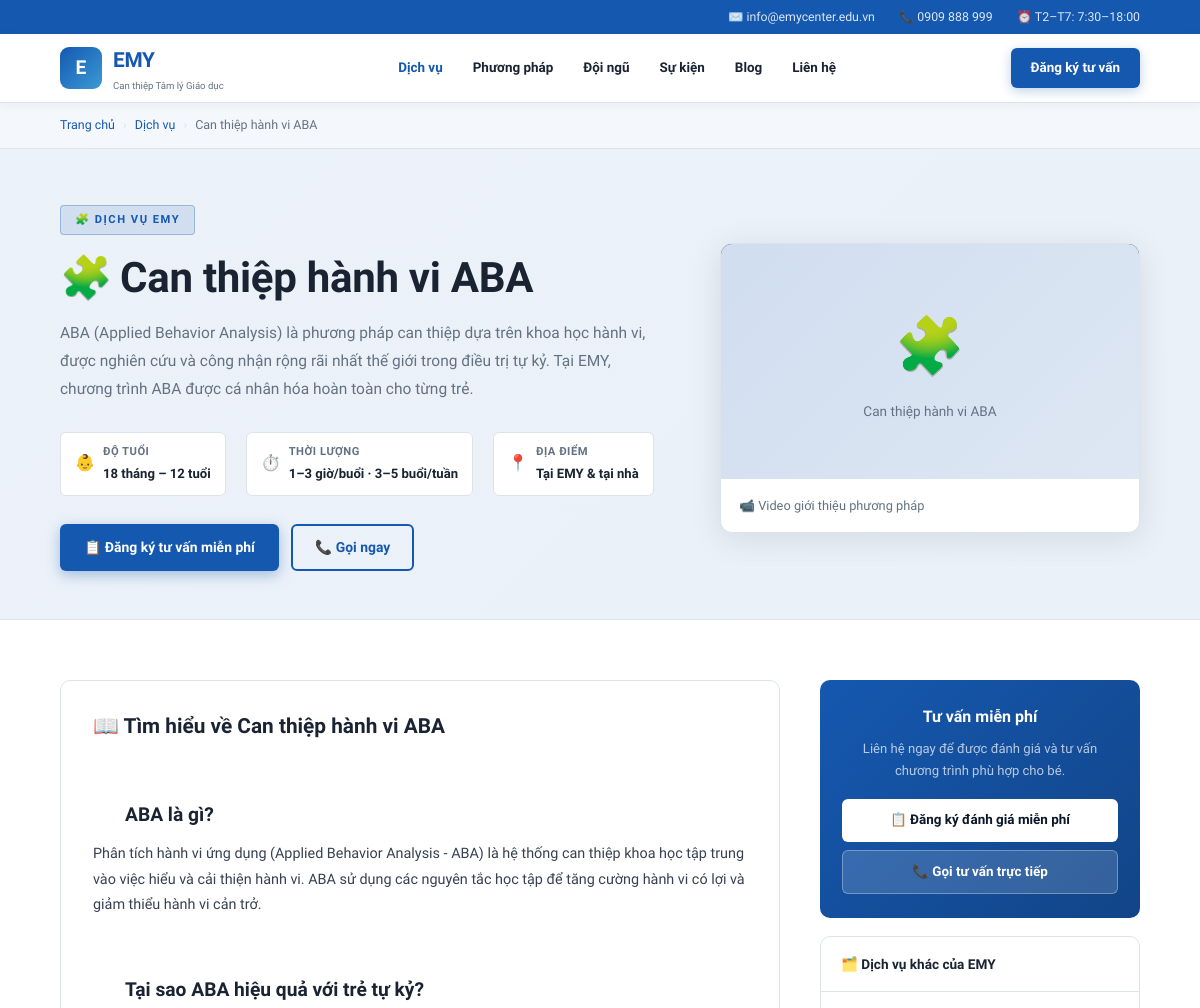
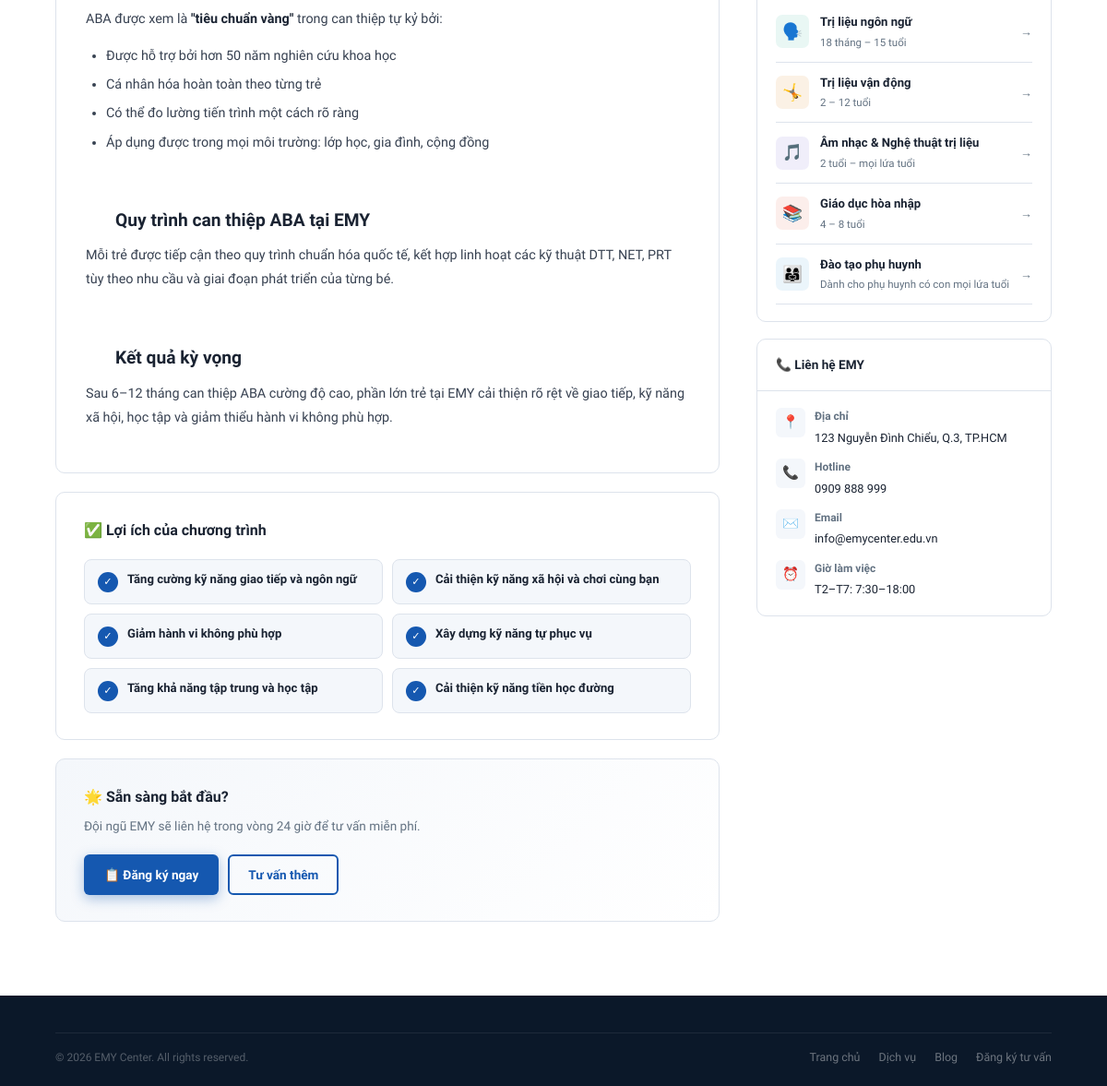
The app's page /dich-vu/can-thiep-aba with its own data (2 pictures, top to bottom).
### models.py (models this page shows)
class Service(db.Model):
    __tablename__ = 'services'
    id          = db.Column(db.Integer, primary_key=True)
    slug        = db.Column(db.String(100), unique=True, nullable=False)
    name        = db.Column(db.String(200), nullable=False)
    icon        = db.Column(db.String(20), default='🧩')
    color       = db.Column(db.String(30), default='#1558B0')
    short_desc  = db.Column(db.String(400))
    intro       = db.Column(db.Text)
    content     = db.Column(db.Text)
    benefits    = db.Column(db.Text)   # JSON list
    target_age  = db.Column(db.String(100))
    duration    = db.Column(db.String(150))
    thumbnail   = db.Column(db.String(300))
    video_url   = db.Column(db.String(300))
    gallery     = db.Column(db.Text)   # JSON list
    order       = db.Column(db.Integer, default=0)
    is_active   = db.Column(db.Boolean, default=True)
    created_at  = db.Column(db.DateTime, default=datetime.utcnow)
    updated_at  = db.Column(db.DateTime, default=datetime.utcnow)

### routes.py (the view)
@public_bp.route('/dich-vu/<slug>')
def service_detail(slug):
    service = Service.query.filter_by(slug=slug, is_active=True).first_or_404()
    related_posts = Post.query.filter_by(is_published=True, category='tips')\
                              .order_by(Post.created_at.desc()).limit(3).all()
    other_services = Service.query.filter(
        Service.is_active==True, Service.id!=service.id
    ).order_by(Service.order).limit(5).all()
    benefits = []
    if service.benefits:
        try: benefits = json.loads(service.benefits)
        except: pass
    yt_id = get_yt_id(service.video_url) if service.video_url else None
    return render_template('service_detail.html',
        service=service, benefits=benefits,
        related_posts=related_posts, other_services=other_services,
        yt_id=yt_id, get_media_type=get_media_type)

### templates/service_detail.html (shortened to what this page needs)
<!DOCTYPE html>
<html lang="vi">
<head>
</head>
<body>
<div class="topbar">
  <div class="container">
    <div class="topbar-inner">
      <span>✉️ <a href="mailto:info@emycenter.edu.vn">info@emycenter.edu.vn</a></span>
      <span>📞 <a href="tel:0909888999">0909 888 999</a></span>
      <span>⏰ T2–T7: 7:30–18:00</span>
    </div>
  </div>
</div>
<nav>
  <div class="container">
    <div class="nav-in">
      <a href="{{ url_for('public.index') }}" class="logo">
        <div class="lbox">E</div>
        <div><div class="lname">EMY</div><div class="lsub">Can thiệp Tâm lý Giáo dục</div></div>
      </a>
      <div class="nav-links">
        <a href="{{ url_for('public.index') }}#services" class="on">Dịch vụ</a>
        <a href="{{ url_for('public.index') }}#approach">Phương pháp</a>
        <a href="{{ url_for('public.index') }}#team">Đội ngũ</a>
        <a href="{{ url_for('public.events') }}">Sự kiện</a>
        <a href="{{ url_for('public.blog') }}">Blog</a>
        <a href="{{ url_for('public.index') }}#contact">Liên hệ</a>
      </div>
      <a href="{{ url_for('public.register_test') }}" class="nav-cta">Đăng ký tư vấn</a>
    </div>
  </div>
</nav>
<div class="breadcrumb">
  <div class="container">
    <div class="bc-inner">
      <a href="{{ url_for('public.index') }}">Trang chủ</a>
      <span class="bc-sep">›</span>
      <a href="{{ url_for('public.index') }}#services">Dịch vụ</a>
      <span class="bc-sep">›</span>
      <span>{{ service.name }}</span>
    </div>
  </div>
</div>
<section class="svc-hero">
  <div class="container">
    <div class="svc-hero-grid">
      <div>
        <div class="svc-badge">{{ service.icon }} Dịch vụ EMY</div>
        <h1><span class="icon">{{ service.icon }}</span>{{ service.name }}</h1>
        <p class="svc-intro">{{ service.intro or service.short_desc }}</p>
        {% if service.target_age or service.duration %}
        <div class="svc-meta-row">
          {% if service.target_age %}
          <div class="svc-meta-item">
            <span class="mi-icon">👶</span>
            <div><h5>Độ tuổi</h5><p>{{ service.target_age }}</p></div>
          </div>
          {% endif %}
          {% if service.duration %}
          <div class="svc-meta-item">
            <span class="mi-icon">⏱️</span>
            <div><h5>Thời lượng</h5><p>{{ service.duration }}</p></div>
          </div>
          {% endif %}
          <div class="svc-meta-item">
            <span class="mi-icon">📍</span>
            <div><h5>Địa điểm</h5><p>Tại EMY & tại nhà</p></div>
          </div>
        </div>
        {% endif %}
        <div class="svc-hero-btns">
          <a href="{{ url_for('public.register_test') }}" class="btn-p">📋 Đăng ký tư vấn miễn phí</a>
          <a href="tel:0909888999" class="btn-o">📞 Gọi ngay</a>
        </div>
      </div>
      <div class="video-card">
        <div class="video-wrap">
          {% if yt_id %}
            <iframe src="https://www.youtube.com/embed/{{ yt_id }}?rel=0"
                    title="{{ service.name }}"
                    allow="accelerometer; autoplay; clipboard-write; encrypted-media; gyroscope; picture-in-picture"
                    allowfullscreen></iframe>
          {% else %}
            <div class="no-media">
              <span>{{ service.icon }}</span>
              <p style="font-size:.85rem;color:var(--muted);font-family:'Be Vietnam Pro',sans-serif">{{ service.name }}</p>
            </div>
          {% endif %}
        </div>
        <div class="video-card-footer">
          <p>📹 Video giới thiệu phương pháp</p>
        </div>
      </div>
    </div>
  </div>
</section>
<div class="main-wrap">
  <div class="container">
    <div class="content-grid">
      <div>
        <div class="article-card">
          <h2>📖 Tìm hiểu về {{ service.name }}</h2>
          <div class="ac-inner">
            {{ service.content|safe if service.content else '<p>Nội dung đang được cập nhật...</p>' }}
          </div>
        </div>
        {% if benefits %}
        <div class="benefits-card">
          <h3>✅ Lợi ích của chương trình</h3>
          <div class="benefits-grid">
            {% for b in benefits %}
            <div class="benefit-item">
              <div class="benefit-check">✓</div>
              <p>{{ b }}</p>
            </div>
            {% endfor %}
          </div>
        </div>
        {% endif %}
        <div style="background:linear-gradient(135deg,var(--off),#fff);border:1px solid var(--border);border-radius:10px;padding:28px 30px;margin-top:20px;display:flex;align-items:center;justify-content:space-between;gap:20px;flex-wrap:wrap;">
          <div>
            <h4 style="font-size:1rem;font-weight:800;margin-bottom:6px;">🌟 Sẵn sàng bắt đầu?</h4>
            <p style="font-size:.85rem;color:var(--muted);">Đội ngũ EMY sẽ liên hệ trong vòng 24 giờ để tư vấn miễn phí.</p>
          </div>
          <div style="display:flex;gap:10px;flex-wrap:wrap;">
            <a href="{{ url_for('public.register_test') }}" class="btn-p" style="font-size:.85rem;padding:10px 22px;">📋 Đăng ký ngay</a>
            <a href="{{ url_for('public.consultation') }}" class="btn-o" style="font-size:.85rem;padding:9px 20px;">Tư vấn thêm</a>
          </div>
        </div>
      </div>
      <aside class="sidebar">
        <div class="cta-box">
          <h4>Tư vấn miễn phí</h4>
          <p>Liên hệ ngay để được đánh giá và tư vấn chương trình phù hợp cho bé.</p>
          <a href="{{ url_for('public.register_test') }}" class="ctaw">📋 Đăng ký đánh giá miễn phí</a>
          <a href="{{ url_for('public.consultation') }}" class="ctag">📞 Gọi tư vấn trực tiếp</a>
        </div>
        {% if other_services %}
        <div class="sbox">
          <div class="sbox-head">🗂️ Dịch vụ khác của EMY</div>
          <div class="sbox-body">
            {% for s in other_services %}
            <a href="{{ url_for('public.service_detail', slug=s.slug) }}" class="osvc-item" style="display:flex;align-items:center;gap:12px;padding:11px 0;border-bottom:1px solid var(--border);text-decoration:none;">
              <div class="osvc-icon" style="background:color-mix(in srgb,{{ s.color or '#1558B0' }} 10%,transparent)">{{ s.icon }}</div>
              <div class="osvc-body">
                <h5>{{ s.name }}</h5>
                <p>{{ s.target_age or 'Mọi lứa tuổi' }}</p>
              </div>
              <span class="osvc-arrow">→</span>
            </a>
            {% endfor %}
          </div>
        </div>
        {% endif %}
        <div class="sbox">
          <div class="sbox-head">📞 Liên hệ EMY</div>
          <div class="sbox-body">
            <div class="ci-row"><div class="ci-icon">📍</div><div><h5>Địa chỉ</h5><p>123 Nguyễn Đình Chiểu, Q.3, TP.HCM</p></div></div>
            <div class="ci-row"><div class="ci-icon">📞</div><div><h5>Hotline</h5><p>0909 888 999</p></div></div>
            <div class="ci-row"><div class="ci-icon">✉️</div><div><h5>Email</h5><p>info@emycenter.edu.vn</p></div></div>
            <div class="ci-row"><div class="ci-icon">⏰</div><div><h5>Giờ làm việc</h5><p>T2–T7: 7:30–18:00</p></div></div>
          </div>
        </div>
      </aside>
    </div>
  </div>
</div>
<footer>
  <div class="container">
    <div class="foot-bottom">
      <span>© 2026 EMY Center. All rights reserved.</span>
      <div class="foot-links">
        <a href="{{ url_for('public.index') }}">Trang chủ</a>
        <a href="{{ url_for('public.index') }}#services">Dịch vụ</a>
        <a href="{{ url_for('public.blog') }}">Blog</a>
        <a href="{{ url_for('public.register_test') }}">Đăng ký tư vấn</a>
      </div>
    </div>
  </div>
</footer>
</body>
</html>

### records on screen
Service: name "Can thiệp hành vi ABA", icon "🧩", intro "ABA (Applied Behavior Analysis) là phương pháp can thiệp dựa trên khoa học hành vi, được nghiên cứu và công nhận rộng rãi nhất thế giới trong điều trị tự kỷ. Tại EMY, chương trình ABA được cá nhân hóa hoàn toàn cho từng trẻ.", target_age "18 tháng – 12 tuổi", duration "1–3 giờ/buổi · 3–5 buổi/tuần", content "ABA là gì? Phân tích hành vi ứng dụng (Applied Behavior Analysis - ABA) là hệ thống can thiệp khoa học tập trung vào việc hiểu và cải thiện hành vi. ABA sử dụng các nguyên tắc học tập để tăng cường hành vi có lợi và giảm thiểu hành vi cản trở. Tại sao ABA hiệu quả với trẻ tự kỷ? ABA được xem là \"tiêu chuẩn vàng\" trong can thiệp tự kỷ bởi: Được hỗ trợ bởi hơn 50 năm nghiên cứu khoa học Cá nhân hóa hoàn toàn theo từng trẻ Có thể đo lường tiến trình một cách rõ ràng Áp dụng được trong mọi môi trường: lớp học, gia đình, cộng đồng Quy trình can thiệp ABA tại EMY Mỗi trẻ được tiếp cận theo quy trình chuẩn hóa quốc tế, kết hợp linh hoạt các kỹ thuật DTT, NET, PRT tùy theo nhu cầu và giai đoạn phát…"
Service: icon "🗣️", name "Trị liệu ngôn ngữ", target_age "18 tháng – 15 tuổi"
Service: icon "🤸", name "Trị liệu vận động", target_age "2 – 12 tuổi"
Service: icon "🎵", name "Âm nhạc & Nghệ thuật trị liệu", target_age "2 tuổi – mọi lứa tuổi"
Service: icon "📚", name "Giáo dục hòa nhập", target_age "4 – 8 tuổi"
Service: icon "👨‍👩‍👧", name "Đào tạo phụ huynh", target_age "Dành cho phụ huynh có con mọi lứa tuổi"

### other values on screen
{{ b }} "Tăng cường kỹ năng giao tiếp và ngôn ngữ" "Cải thiện kỹ năng xã hội và chơi cùng bạn" "Giảm hành vi không phù hợp" "Xây dựng kỹ năng tự phục vụ" "Tăng khả năng tập trung và học tập" "Cải thiện kỹ năng tiền học đường"
